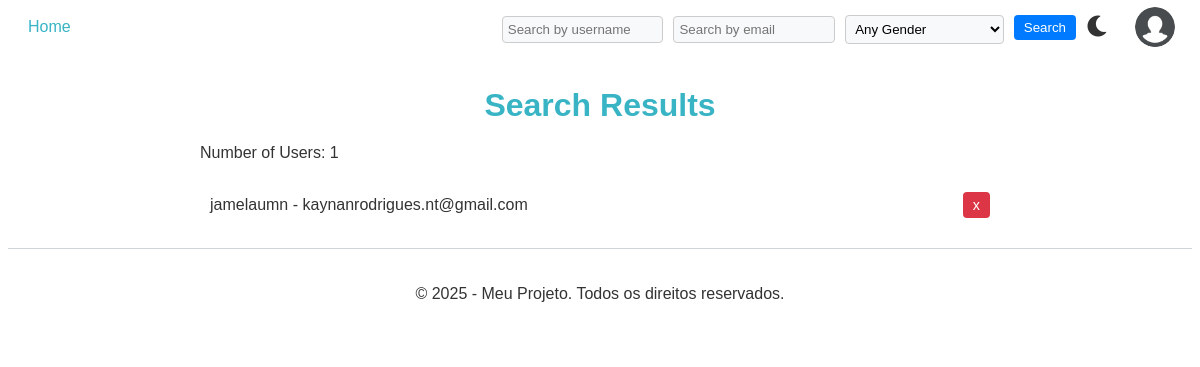
Page /account/filter-users/ (signed in) on the earlier database version.
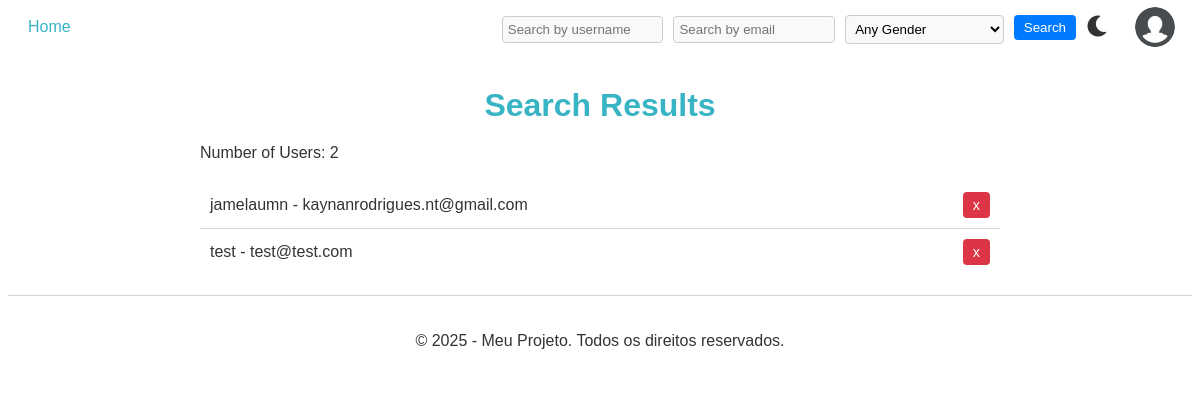
Same page on the later database version.
### account/models.py (models this page shows, shortened)
class CustomUser(AbstractUser):
    GENDER_CHOICES = [
        ('M', 'Masculino'),
        ('F', 'Feminino'),
        ('O', 'Outro'),
    ]
    birth_date = models.DateField(null=True, blank=True, verbose_name="birthDay")
    profile_picture = models.ImageField(
        upload_to='profile_pics/',
        blank=True,
        null=True,
        default='profile_pics/default-avatar.png',
        verbose_name="Profile Picture"
    )
    bio = models.TextField(max_length=500, blank=True, verbose_name="Biografy")
    gender = models.CharField(max_length=1, choices=GENDER_CHOICES, null=True, blank=True, verbose_name="Sex")
    modified_at = models.DateTimeField(auto_now=True, verbose_name="Modification Data")
    groups = models.ManyToManyField(Group, related_name="custom_user_groups", blank=True)
    user_permissions = models.ManyToManyField(Permission, related_name="custom_user_permissions", blank=True)

### account/views.py (the view)
# urls.py: path('filter-users/', views.filter_users, name='filter_users'),
@require_http_methods(["GET", "POST"])
def filter_users(request):
    filters = {f"{key}__icontains": request.GET[key] for key in ['email', 'username', 'gender'] if request.GET.get(key)}
    users = CustomUser.objects.filter(**filters).values()
    return JsonResponse(list(users), safe=False) if request.headers.get('X-Requested-With') == 'XMLHttpRequest' else render(request, 'account/search_results.html', {'users': users})

### templates/account/search_results.html (shortened to what this page needs)
{% extends 'base.html' %}
{% load static %}
{% block main %}
<div class="search-result">
    <h1>Search Results</h1>
    <p>Number of Users: {{ users|length }}</p>
    {% if users %}
    <ul>
        {% for user in users %}
        <li>
            {{ user.username }} - {{ user.email }}
            {% if request.user.is_staff %}
            <button class="delete-btn" data-user-id="{{ user.id }}">x</button>
            {% endif %}
        </li>
        {% endfor %}
    </ul>
    {% else %}
    <p>No users found.</p>
    {% endif %}
</div>
{% endblock %}

### templates/partials/_header.html (shortened to what this page needs)
{% load static %}
<link rel="stylesheet" href="{% static 'css/navbar.css' %}">
<header>
    <nav>
        <ul class="nav-links">
            <li><a href="{% url 'home' %}">Home</a></li>
        </ul>
        <div class="header-right">
            <form class="search-form" action="{% url 'account:filter_users' %}" method="get">
                <input type="text" name="username" placeholder="Search by username">
                <input type="text" name="email" placeholder="Search by email">
                <select name="gender">
                    <option value="">Any Gender</option>
                </select>
                <button type="submit">Search</button>
            </form>
            <button class="toggle-theme" onclick="toggleDarkMode()">
                <i class="fas fa-moon" id="moon-icon"></i>
            </button>
            {% if request.user.is_authenticated %}
                <div class="user-menu">
                    <button class="user-icon" onclick="toggleUserMenu()">
                        {% if request.user.profile_picture and request.user.profile_picture.url %}
                            <img src="{{ request.user.profile_picture.url }}" alt="User Avatar" class="user-avatar">
                        {% else %}
                            <img src="{% static 'profile_pics/default-avatar.png' %}" alt="User Avatar" class="user-avatar">
                        {% endif %}
                    </button>
                </div>
            {% endif %}
        </div>
    </nav>
</header>

Differences in the rows shown:
added CustomUser: username "test", email "test@test.com"
Other differences:
{{ users|length }}: "1" → "2"
